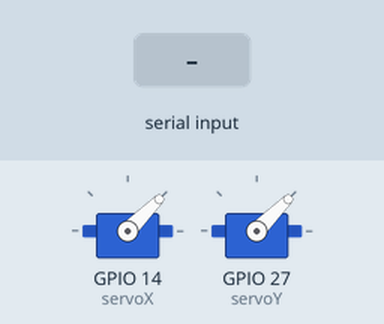
This sketch was run on a simulated ESP32. Parts: 2 × servo. The test bench sets the inputs (shaded band). What the sketch prints to the serial monitor is not drawn.

Above: at 1.7 s.
1.8 s: "3\n" received over Serial
At 1.9 s:
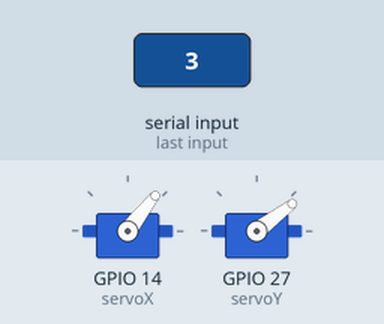
At 2.3 s:
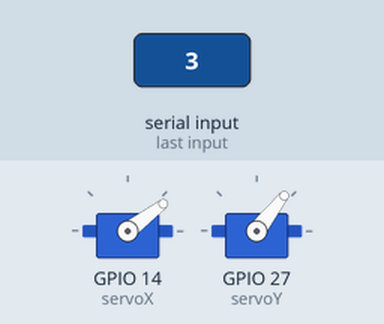
4.8 s: "1\n" received over Serial
6.3 s: "2\n" received over Serial
At 6.9 s:
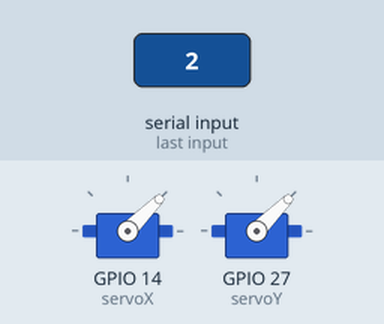
Timing chart, 0 to 9.3 s (numbered marks = the images above; inputs shaded):
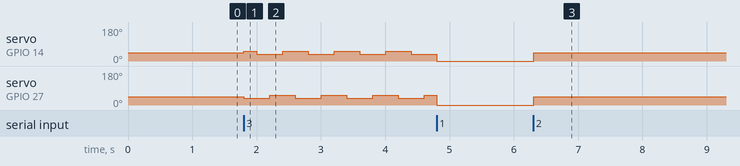

The sketch:

tvc.ino
```cpp
#include <SD.h>
#include <ESP32Servo.h>

// Adafruit_MPU6050 mpu; //initialize IMU

//declaring 2 servos for yaw and pitch angles, should change to a form of quaternion in the future
Servo servoX;
Servo servoY;

//initialize yaw and pitch read by imu
double angleX = 0;
double angleY = 0;

double dt = 0.1; //time step in seconds

typedef struct PID{
    double kp;
    double ki;
    double kd;
    double sp;
    double error_last;
    double integral_error;
    double dt;

    PID(double k_p, double k_i, double k_d, double target, float time_step) {
        kp = k_p;
        ki = k_i;
        kd = k_d;
        sp = target;
        dt = time_step;
        error_last = 0;
        integral_error = 0;
    }
};


PID myPID(0.45,0.,0.1, 0, dt);

//initialize deflection to center the tvc
double servXmid = 45;
double servYmid = 45;

double servXlim = 7.5;
double servYlim = 7.5;

int b = 1;
int c = -1;
int ha = 1;

int commandCon = 2; // command int 1 is zero, 2 is center, 3 is dance, 4 is pid control

void setup() {
    Serial.begin(115200);

    Serial.setTimeout(0);

    while (!Serial)
        delay(10);

    // if (!mpu.begin()) {
    //     Serial.println(F("Failed to find MPU6050 chip"));
    // }

    // mpu.setAccelerometerRange(MPU6050_RANGE_16_G);
    // mpu.setGyroRange(MPU6050_RANGE_500_DEG);
    // mpu.setFilterBandwidth(MPU6050_BAND_21_HZ);


    servoX.attach(14);
    servoY.attach(27);

    center();

    delay(500);

    Serial.println(F("initialization done."));
}


void loop() {

    // sensors_event_t a, g, temp;
    // mpu.getEvent(&a, &g, &temp);


    // angleX = angleX + rad2deg(g.gyro.x) * dt;
    // angleY = angleY + rad2deg(g.gyro.y) * dt;

/*
    Serial.print("X: ");
    Serial.print(angleX);
    Serial.print("  ");
    Serial.print("Y: ");
    Serial.println(angleY);
 */
    switch(Serial.readString().toInt()){
        case 1:
            commandCon = 1;
        break;
        case 2:
            commandCon = 2;
        break;
        case 3:
            commandCon = 3;
        break;
        case 4:
            angleX = 0;
            angleY = 0;
            center();
            commandCon = 4;
        break;
    }

    switch(commandCon){
        case 1:
            zero();
        break;
        case 2:
            center();
        break;
        case 3:
            dance();
            delay(150);
        break;
        case 4:
            control();
        break;
    }

    delay(dt*500);
}

//centers servos
void center(){
    servoX.write(servXmid);
    servoY.write(servYmid);
}

//PID control based off IMU
void control(){
    deflectServX(getPID(&myPID, angleX, dt));
    deflectServY(getPID(&myPID, angleY, dt));
    //Serial.println(getPID(&myPID, angleX, dt) + servXmid);
    //Serial.println(getPID(&myPID, angleY, dt) + servYmid);
}

//servos to 0 degrees
void zero(){
    servoX.write(0);
    servoY.write(0);
}

//makes servos dance
void dance(){
    deflectServX(15 * b);
    deflectServY(15 * c);

    if(ha == 1){
        b = b * -1;
    }
    else{
        c = c * -1;
    }
    ha = ha * -1;

}

void deflectServX(double d){
    if(d > servXlim){
        servoX.write(servXmid + servXlim);
    }
    else if(d < -servXlim){
        servoX.write(servXmid - servXlim);
    }
    else{
        servoX.write(servXmid + d);
    }
}

void deflectServY(double d){
    if(d > servYlim){
        servoY.write(servYmid + servYlim);
    }
    else if(d < -servYlim){
        servoY.write(servYmid - servYlim);
    }
    else{
        servoY.write(servYmid + d);
    }
}

double getPID(PID *pid, double angle, double dt) {
    // IMPLEMENT PID.PY here with P = 0.5, I = 0.1, D = 0.5 and +/-15 degrees max and min
    double error = pid->sp - angle;
    double derivative_error = (error - pid->error_last) / dt;
    pid->integral_error += error * dt;
    double output = pid->kp * error + pid->ki * pid->integral_error + pid->kd * derivative_error;
    pid->error_last = error;

    return output;
}


// double getServoOutput(double actuatorCom) {
//     // returns the servo output given a certain angle deflection by getPID()
//     return;
// }

double rad2deg(double radian)
{
    double pi = 3.14159;
    return(radian * (180 / pi));
}
```

Measured:
- after the input at 1.8 s, servo on GPIO 14 (servoX): 45° → 52° at once, then repeats every 0.80 s: 37° 0.40 s, 52° 0.40 s; servo on GPIO 27 (servoY): alternates 52° for 0.40 s and 37° for 0.40 s, starting at once
- after the input at 6.3 s, servo on GPIO 14 (servoX), servo on GPIO 27 (servoY): 0° → 45° at once
